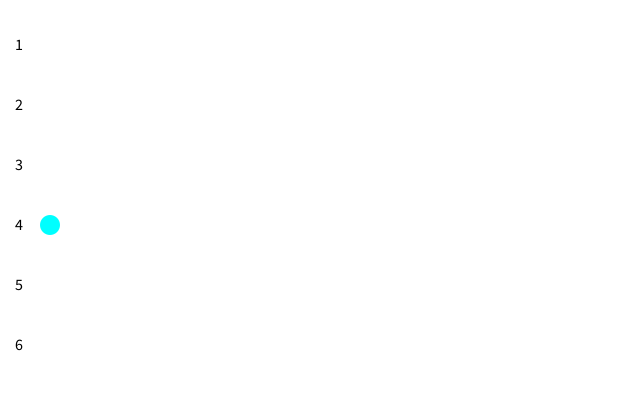
Frame 1 (no input)
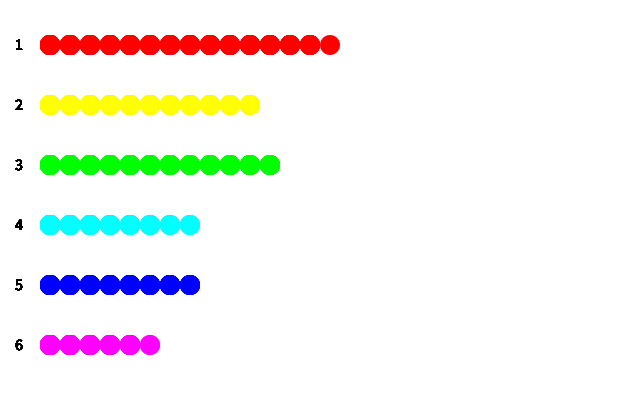
Frame 60 (the mouse pressed at the canvas centre just before this capture)
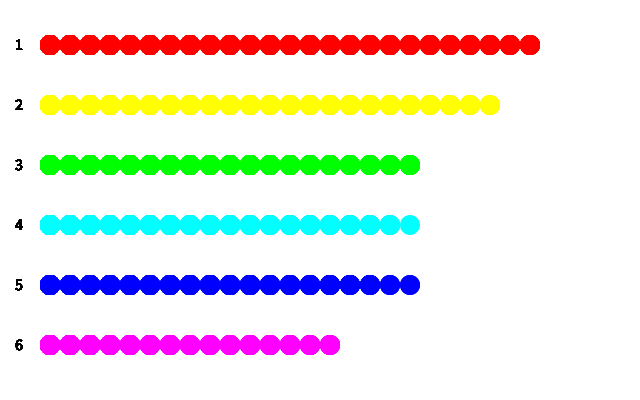
Frame 120 (the mouse held since frame 60 and released just before this capture)

The Processing sketch that drew these frames (run headless with seeded random() and noise(); from frame 60 on, the mouse is pressed at the canvas centre):

// Processing sketch: frequencyArrayCircleBarChart
// ── frequencyArrayCircleBarChart.pde
int fps = 24;        // フレーム数/秒(1フレームごとにサイコロを振る前提)
int dY = 60;
int w = 40;
int diceSides = 6;   // サイコロの面の数
int marginTop = 30;  // 上の余白
int marginLeft = 50; // 左の余白 (文字を除く)
int marginChar = 15; // 文字の左余白
int[] freq;   // サイコロの目ごとの回数を格納
int dis = 20;
boolean end = false;

void setup () {
    size(640, 400);
    frameRate(fps);
    noStroke();
    background(255, 255, 255);
    colorMode(HSB, 360, 100, 100);
    freq = new int[diceSides];
}
void draw() {
    int diceValue = (int)random(0, diceSides);
    freq[diceValue]++;
    for(int i = 0; i < freq.length; i++) {
        end = false;
        int y = marginTop + i * dY;
        fill(0, 0, 0);
        textSize(16);
        text(i + 1, marginChar, y + w / 2);
        if(marginLeft + freq[i]*dis > width) {
            end=true;
            noLoop();
        }
        fill(360 * i / diceSides, 100, 100);
        for(int rp = 0;rp<freq[i];rp++){
            if(end&&rp+1==freq[i]){
                fill(0,0,0);
            }
            ellipse(marginLeft+rp*dis, y+15, dis,dis);
        }
    }
}
